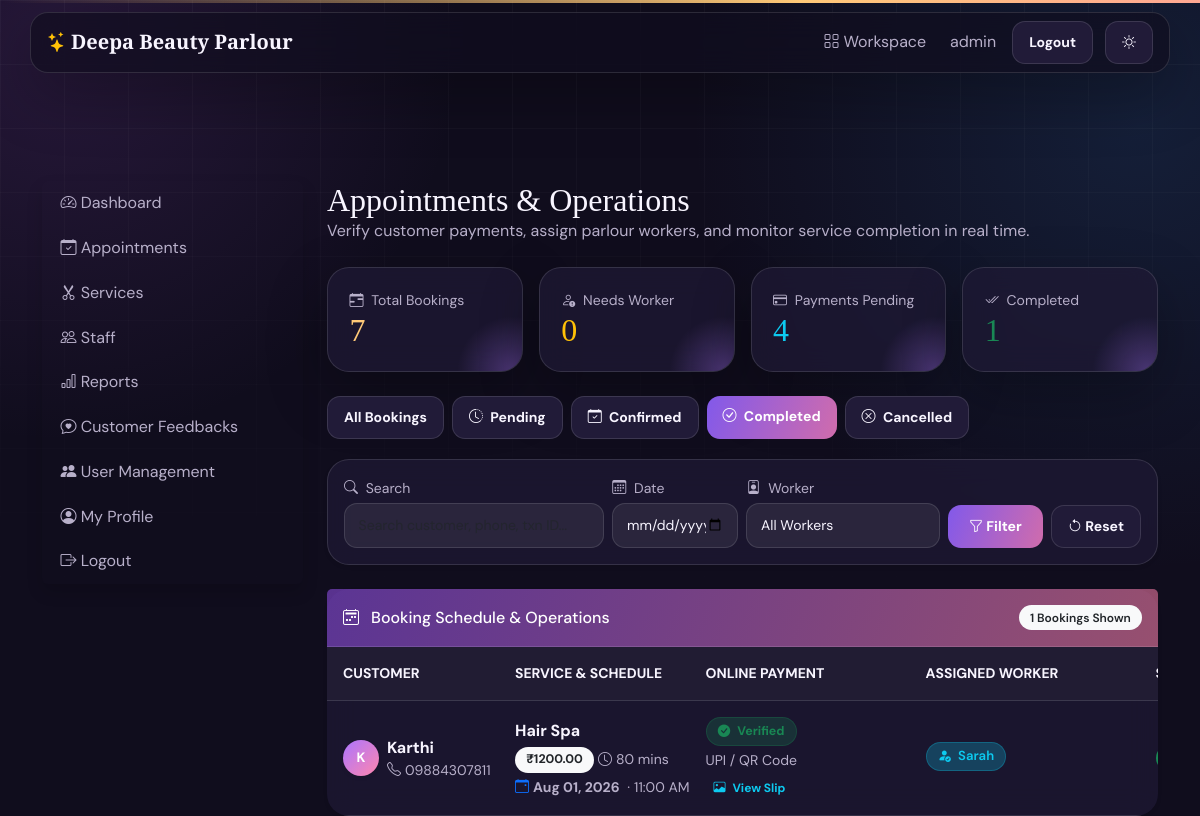
/owner/appointments/?status=COMPLETED (signed in), run on an earlier commit of the app's database.
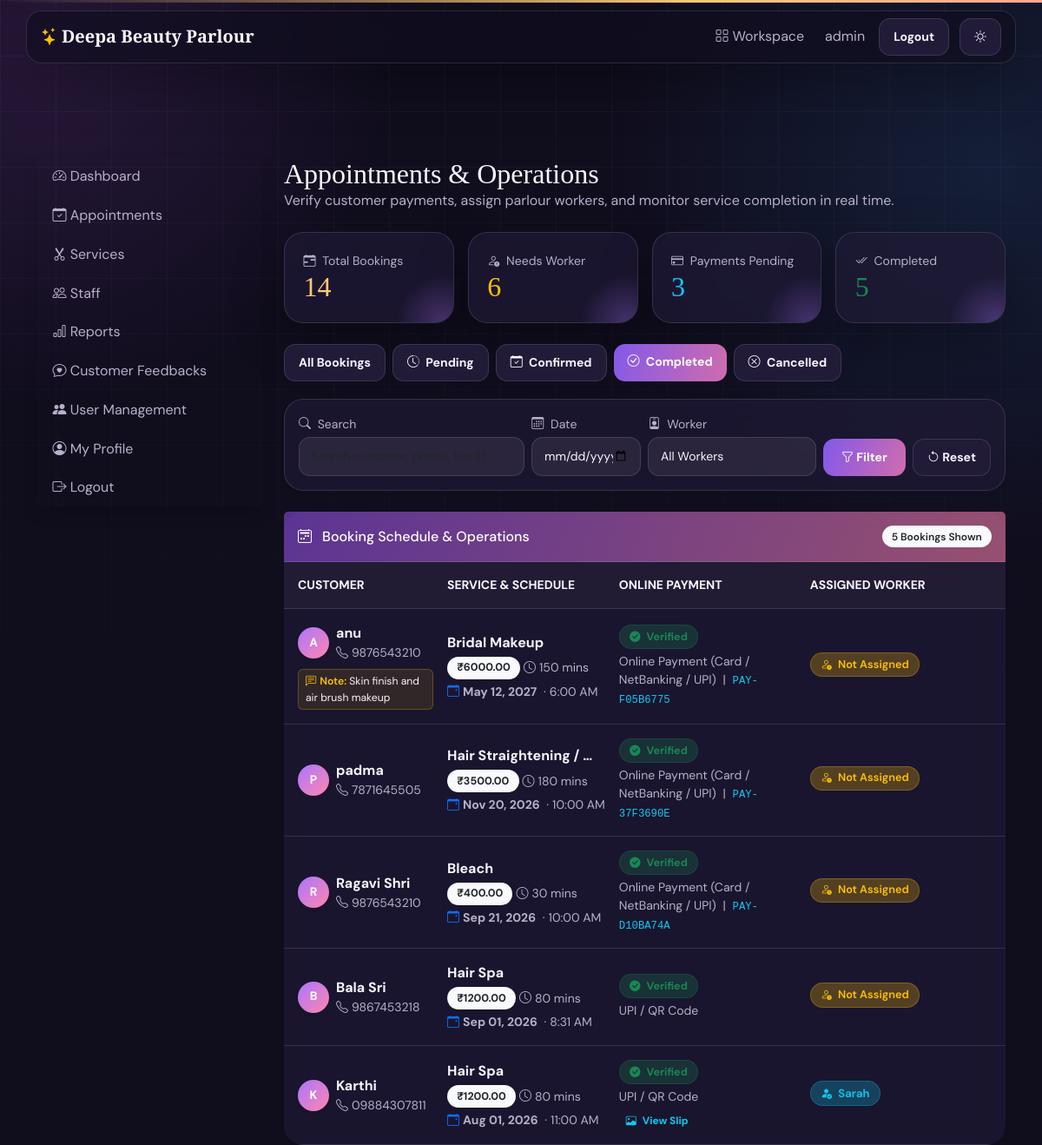
And on a later commit of the database.
### appointments/models.py (models this page shows, shortened)
class Appointment(models.Model):
    class Status(models.TextChoices):
        PENDING = "PENDING", "Pending"
        CONFIRMED = "CONFIRMED", "Confirmed"
        COMPLETED = "COMPLETED", "Completed"
        CANCELLED = "CANCELLED", "Cancelled"
    customer = models.ForeignKey(
        settings.AUTH_USER_MODEL,
        on_delete=models.CASCADE,
        related_name="appointments"
    )
    salon = models.ForeignKey(
        Salon,
        on_delete=models.CASCADE
    )
    staff = models.ForeignKey(
        Staff,
        on_delete=models.SET_NULL,
        null=True,
        blank=True,
        related_name="appointments"
    )
    service = models.ForeignKey(
        Service,
        on_delete=models.CASCADE
    )
    appointment_date = models.DateField()
    appointment_time = models.TimeField()
    notes = models.TextField(
        blank=True
    )
    status = models.CharField(
        max_length=20,
        choices=Status.choices,
        default=Status.PENDING
    )
    worker_completed = models.BooleanField(default=False)
    worker_completed_at = models.DateTimeField(null=True, blank=True)
    worker_notes = models.TextField(blank=True)
    loyalty_redeemed = models.PositiveIntegerField(default=0)
    rescheduled_from = models.ForeignKey("self", null=True, blank=True, on_delete=models.SET_NULL, related_name="reschedules")
    created_at = models.DateTimeField(auto_now_add=True)
    updated_at = models.DateTimeField(auto_now=True)
    class Meta: #Prevent the double Booking
        ordering = ["appointment_date", "appointment_time"]

class Payment(models.Model):
    class Status(models.TextChoices):
        PENDING = "PENDING", "Pending verification"
        VERIFIED = "VERIFIED", "Verified"
        REJECTED = "REJECTED", "Rejected"
    class Method(models.TextChoices):
        UPI = "UPI", "UPI / QR Code"
        ONLINE = "ONLINE", "Online Payment (Card / NetBanking / UPI)"
        CASH = "CASH", "Pay at Parlour"
    appointment = models.OneToOneField(Appointment, on_delete=models.CASCADE, related_name="payment")
    amount = models.DecimalField(max_digits=9, decimal_places=2)
    payment_method = models.CharField(max_length=20, choices=Method.choices, default=Method.UPI)
    transaction_id = models.CharField(max_length=100, blank=True)
    razorpay_payment_id = models.CharField(max_length=100, blank=True)
    screenshot = models.ImageField(upload_to="payment_proofs/", blank=True, null=True)
    status = models.CharField(max_length=12, choices=Status.choices, default=Status.PENDING)
    created_at = models.DateTimeField(auto_now_add=True)
    verified_at = models.DateTimeField(null=True, blank=True)

### accounts/models.py (models this page shows, shortened)
class User(AbstractUser):
    class Role(models.TextChoices):
        CUSTOMER = "CUSTOMER", "Customer"
        OWNER = "OWNER", "Salon Owner"
        STAFF = "STAFF", "Staff"
        SERVICE_MANAGER = "SERVICE_MANAGER", "Service Management"
        ADMIN = "ADMIN", "Admin"
    role = models.CharField(
        max_length=20,
        choices=Role.choices,
        default=Role.CUSTOMER
    )
    phone = models.CharField(max_length=15, blank=True)
    profile_image = models.ImageField(
        upload_to="profiles/",
        blank=True,
        null=True
    )
    created_at = models.DateTimeField(auto_now_add=True)

### services/models.py (models this page shows, shortened)
class Service(models.Model):
    salon = models.ForeignKey(
        Salon,
        on_delete=models.CASCADE,
        related_name="services"
    )
    name = models.CharField(max_length=100)
    description = models.TextField(blank=True)
    duration = models.PositiveIntegerField(
        help_text="Duration in minutes"
    )
    price = models.DecimalField(
        max_digits=8,
        decimal_places=2
    )
    image = models.ImageField(
        upload_to="services/",
        blank=True,
        null=True
    )
    is_available = models.BooleanField(default=True)
    is_trending = models.BooleanField(default=False)
    created_at = models.DateTimeField(auto_now_add=True)
    class Meta:
        ordering = ["name"]

### salons/models.py (models this page shows, shortened)
class Staff(models.Model):
    user = models.OneToOneField(
        settings.AUTH_USER_MODEL,
        on_delete=models.SET_NULL,
        related_name="staff_profile",
        blank=True,
        null=True,
        help_text="Login account used by this staff member",
    )
    salon = models.ForeignKey(
        Salon,
        on_delete=models.CASCADE,
        related_name="staff_members"
    )
    name = models.CharField(max_length=100)
    phone = models.CharField(max_length=15)
    specialization = models.CharField(max_length=100)
    experience = models.PositiveIntegerField(
        help_text="Years"
    )
    photo = models.ImageField(
        upload_to="staff/",
        blank=True,
        null=True
    )
    is_available = models.BooleanField(default=True)

### owner/views.py (the view, shortened to what this page needs)
# urls.py: path("appointments/", appointment_list, name="owner_appointments"),
@owner_required
def appointment_list(request):
    all_scoped = scoped(request, Appointment.objects.all())
    total_count = all_scoped.count()
    unassigned_count = all_scoped.filter(staff__isnull=True).exclude(status=Appointment.Status.CANCELLED).count()
    pending_pay_count = Payment.objects.filter(appointment__in=all_scoped, status=Payment.Status.PENDING).count()
    completed_count = all_scoped.filter(status=Appointment.Status.COMPLETED).count()
    appointments = scoped(request, Appointment.objects.select_related("customer", "salon", "service", "staff", "payment"))
    for field in ("status", "staff", "service", "salon"):
        if request.GET.get(field):
            appointments = appointments.filter(**{field if field == "status" else field + "_id": request.GET[field]})
    if request.GET.get("date"):
        appointments = appointments.filter(appointment_date=request.GET["date"])
    if request.GET.get("payment"):
        appointments = appointments.filter(payment__status=request.GET["payment"])
    q = request.GET.get("q")
    return render(request, "owner/appointments.html", {
        "appointments": appointments.order_by("-appointment_date", "-appointment_time"),
        "staffs": scoped(request, Staff.objects.filter(is_available=True)),
        "services": scoped(request, Service.objects.all()),
        "total_count": total_count,
        "unassigned_count": unassigned_count,
        "pending_pay_count": pending_pay_count,
        "completed_count": completed_count,
    })

### owner/views.py (called while the page is built, shortened)
def get_admin_salon(request):
    if hasattr(request.user, "salon"):
        return request.user.salon

def scoped(request, qs):
    salon = get_admin_salon(request)
    if salon and hasattr(qs.model, "salon"):
        return qs.filter(salon=salon)
    return qs

### templates/owner/appointments.html (shortened to what the changed rows need)
{% extends "owner/base.html" %}
{% block owner_content %}
<div class="d-flex justify-content-between align-items-center mb-4 flex-wrap gap-2">
  <div>
    <h2 class="page-title mb-0">Appointments & Operations</h2>
  </div>
</div>
<div class="row g-3 mb-4">
  <div class="col-6 col-lg-3">
    <div class="card metric h-100">
      <small class="text-muted"><i class="bi bi-calendar-range me-1"></i> Total Bookings</small>
      <h2 class="mb-0">{{ total_count }}</h2>
    </div>
  </div>
  <div class="col-6 col-lg-3">
    <div class="card metric h-100">
      <small class="text-muted"><i class="bi bi-person-exclamation me-1"></i> Needs Worker</small>
      <h2 class="mb-0 text-warning">{{ unassigned_count }}</h2>
    </div>
  </div>
  <div class="col-6 col-lg-3">
    <div class="card metric h-100">
      <small class="text-muted"><i class="bi bi-credit-card me-1"></i> Payments Pending</small>
      <h2 class="mb-0 text-info">{{ pending_pay_count }}</h2>
    </div>
  </div>
  <div class="col-6 col-lg-3">
    <div class="card metric h-100">
      <small class="text-muted"><i class="bi bi-check2-all me-1"></i> Completed</small>
      <h2 class="mb-0 text-success">{{ completed_count }}</h2>
    </div>
  </div>
</div>
<div class="card shadow-sm border-0">
  <div class="card-header bg-primary text-white d-flex justify-content-between align-items-center py-3">
    <h5 class="mb-0 fs-6"><i class="bi bi-calendar2-week me-2"></i> Booking Schedule & Operations</h5>
    <span class="badge bg-light text-dark fw-semibold">{{ appointments|length }} Bookings Shown</span>
  </div>
  <div class="table-responsive" style="border-radius: 0 0 22px 22px;">
    <table class="table align-middle mb-0" style="min-width: 1060px;">
      <thead>
        <tr class="text-muted small text-uppercase" style="background: rgba(255, 255, 255, 0.03); border-bottom: 1px solid var(--line);">
          <th style="width: 18%; min-width: 180px;" class="ps-3 py-3">Customer</th>
          <th style="width: 18%; min-width: 180px;" class="py-3">Service & Schedule</th>
          <th style="width: 22%; min-width: 220px;" class="py-3">Online Payment</th>
          <th style="width: 23%; min-width: 230px;" class="py-3">Assigned Worker</th>
          <th style="width: 11%; min-width: 140px;" class="py-3">Status</th>
        </tr>
      </thead>
      <tbody>
        {% for a in appointments %}
        <tr style="border-bottom: 1px solid var(--line);">
          <td class="ps-3 py-3">
            <div class="d-flex align-items-center gap-2">
              <div class="rounded-circle d-flex align-items-center justify-content-center text-white fw-bold shadow-sm"
                   style="width: 36px; height: 36px; min-width: 36px; background: linear-gradient(135deg, #ab75ff, #ff86ae); font-size: 0.85rem;">
                {{ a.customer.first_name|first|default:a.customer.username|first|upper }}
              </div>
              <div class="overflow-hidden">
                <strong class="d-block text-truncate" style="max-width: 140px;">
                  {{ a.customer.get_full_name|default:a.customer.username }}
                </strong>
                <small class="text-muted d-block text-nowrap">
                  <i class="bi bi-telephone me-1"></i>{{ a.customer.phone|default:"No phone" }}
                </small>
              </div>
            </div>
            {% if a.notes %}
              <div class="mt-2 p-1 px-2 rounded bg-warning bg-opacity-10 border border-warning border-opacity-25" style="font-size: 0.76rem;">
                <span class="text-warning fw-semibold"><i class="bi bi-chat-left-text me-1"></i>Note:</span> {{ a.notes }}
              </div>
            {% endif %}
          </td>
          <td class="py-3">
            <div class="fw-bold text-truncate" style="max-width: 170px;">{{ a.service.name }}</div>
            <div class="mt-1 d-flex flex-wrap gap-1 align-items-center">
              <span class="badge bg-light text-dark fw-bold" style="font-size: 0.78rem;">
                ₹{{ a.service.price }}
              </span>
              <span class="text-muted small text-nowrap">
                <i class="bi bi-clock me-1"></i>{{ a.service.duration }} mins
              </span>
            </div>
            <div class="text-muted small text-nowrap mt-1">
              <i class="bi bi-calendar-event me-1 text-primary"></i><strong>{{ a.appointment_date|date:"M d, Y" }}</strong>
              <span class="mx-1">·</span>{{ a.appointment_time|time:"g:i A" }}
            </div>
          </td>
          <td class="py-3">
            {% if a.payment %}
              {% if a.payment.status == 'VERIFIED' %}
                <span class="badge bg-success bg-opacity-25 text-success border border-success border-opacity-25 text-nowrap" style="font-size: 0.78rem;">
                  <i class="bi bi-check-circle-fill me-1"></i> Verified
                </span>
              {% elif a.payment.status == 'REJECTED' %}
                <span class="badge bg-danger bg-opacity-25 text-danger border border-danger border-opacity-25 text-nowrap" style="font-size: 0.78rem;">
                  <i class="bi bi-x-circle-fill me-1"></i> Rejected
                </span>
              {% else %}
                <span class="badge bg-warning bg-opacity-25 text-warning border border-warning border-opacity-25 text-nowrap" style="font-size: 0.78rem;">
                  <i class="bi bi-hourglass-split me-1"></i> Pending Verification
                </span>
              {% endif %}
              <div class="mt-1 small">
                <span class="text-muted">{{ a.payment.get_payment_method_display|default:"Online UPI" }}</span>
                {% if a.payment.transaction_id %}
                  <span class="mx-1 text-muted">|</span>
                  <code class="text-info small text-break">{{ a.payment.transaction_id }}</code>
                {% endif %}
              </div>
              {% if a.payment.screenshot %}
                <div class="mt-1">
                  <a class="btn btn-outline-info btn-sm py-0 px-2 text-nowrap" target="_blank" href="{{ a.payment.screenshot.url }}" style="font-size: 0.75rem; border-radius: 8px;">
                    <i class="bi bi-image me-1"></i> View Slip
                  </a>
                </div>
              {% endif %}
            {% else %}
              <span class="badge bg-secondary bg-opacity-25 text-muted border border-secondary border-opacity-25">
                No Payment Record
              </span>
            {% endif %}
          </td>
          <td class="py-3">
            {% if a.staff %}
              <div class="d-flex align-items-center gap-1 mb-1">
                <span class="badge bg-info bg-opacity-25 text-info border border-info border-opacity-25 text-nowrap fw-semibold" style="font-size: 0.82rem;">
                  <i class="bi bi-person-fill-check me-1"></i> {{ a.staff.name }}
                </span>
              </div>
            {% else %}
              <div class="mb-1">
                <span class="badge bg-warning bg-opacity-25 text-warning border border-warning border-opacity-25 text-nowrap fw-semibold" style="font-size: 0.8rem;">
                  <i class="bi bi-person-exclamation me-1"></i> Not Assigned
                </span>
              </div>
            {% endif %}
          </td>
          <td class="py-3">
            {% if a.status == 'COMPLETED' %}
              <span class="badge bg-success text-white text-nowrap">
              </span>
            {% elif a.status == 'CANCELLED' %}
              <span class="badge bg-danger text-white text-nowrap">
                <i class="bi bi-x-circle-fill me-1"></i> Cancelled
              </span>
            {% elif a.status == 'CONFIRMED' %}
              <span class="badge bg-primary text-white text-nowrap">
                <i class="bi bi-calendar-check me-1"></i> Confirmed
              </span>
            {% else %}
              <span class="badge bg-warning text-dark text-nowrap">
                <i class="bi bi-hourglass-split me-1"></i> Pending
              </span>
            {% endif %}
          </td>
        </tr>
        {% endfor %}
      </tbody>
    </table>
  </div>
</div>
{% endblock %}

What changed in the data, as far as the page shows it:
added Appointment: customer.first_name|first "A", customer.get_full_name "anu", customer.phone "9876543210", notes "Skin finish and air brush makeup", service.name "Bridal Makeup", service.price "6000.00", service.duration "150", appointment_date "May 12, 2027", appointment_time "6:00 AM", shows "Verified", payment.payment_method "Online Payment (Card / NetBanking / UPI)", payment.transaction_id "PAY-F05B6775", shows "Not Assigned"
added Appointment: customer.first_name|first "P", customer.get_full_name "padma", customer.phone "7871645505", service.name "Hair Straightening /…", service.price "3500.00", service.duration "180", appointment_date "Nov 20, 2026", appointment_time "10:00 AM", shows "Verified", payment.payment_method "Online Payment (Card / NetBanking / UPI)", payment.transaction_id "PAY-37F3690E", shows "Not Assigned"
added Appointment: customer.first_name|first "R", customer.get_full_name "Ragavi Shri", customer.phone "9876543210", service.name "Bleach", service.price "400.00", service.duration "30", appointment_date "Sep 21, 2026", appointment_time "10:00 AM", shows "Verified", payment.payment_method "Online Payment (Card / NetBanking / UPI)", payment.transaction_id "PAY-D10BA74A", shows "Not Assigned"
now on this page (row edited): Appointment: customer.first_name|first "B", customer.get_full_name "Bala Sri", customer.phone "9867453218", service.name "Hair Spa", service.price "1200.00", service.duration "80", appointment_date "Sep 01, 2026", appointment_time "8:31 AM", shows "Verified", payment.payment_method "UPI / QR Code", shows "Not Assigned"
Also different on the page:
{{ total_count }}: "7" → "14"
{{ unassigned_count }}: "0" → "6"
{{ pending_pay_count }}: "4" → "3"
{{ completed_count }}: "1" → "5"
{{ appointments|length }}: "1" → "5"
